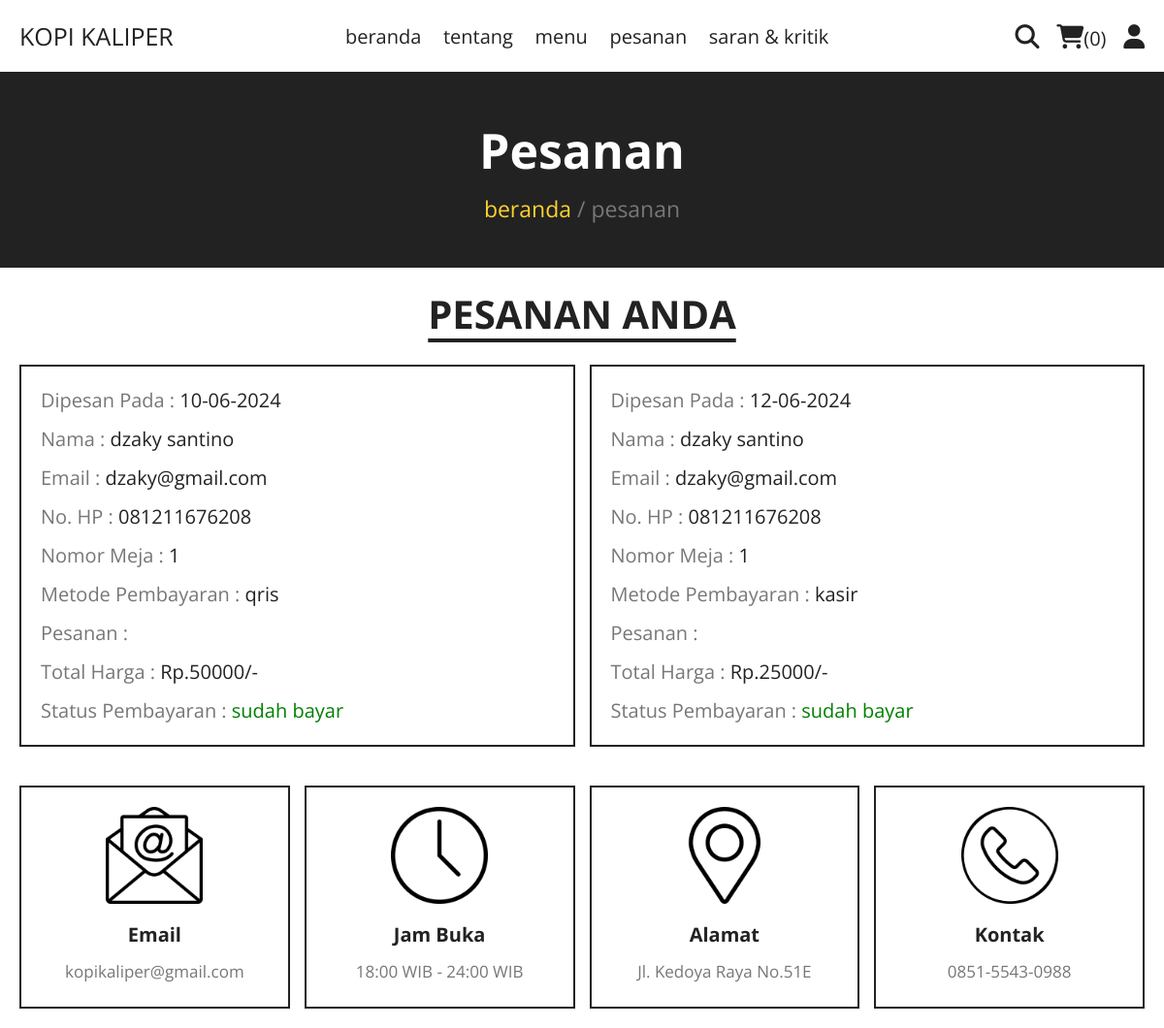
The page /pesanan.php (signed in) on the database its author committed.
### tables this page shows
CREATE TABLE `pesanan` (
  `id` int(100) NOT NULL,
  `user_id` int(100) NOT NULL,
  `nama` varchar(20) NOT NULL,
  `no_hp` varchar(13) NOT NULL,
  `email` varchar(50) NOT NULL,
  `metode` varchar(50) NOT NULL,
  `no_meja` varchar(10) NOT NULL,
  `total_produk` varchar(1000) NOT NULL,
  `total_harga` int(100) NOT NULL,
  `waktu_pesan` date NOT NULL DEFAULT current_timestamp(),
  `status_pembayaran` varchar(20) NOT NULL DEFAULT 'belum bayar',
  `bukti_bayar` varchar(255) DEFAULT NULL
);

### pesanan.php (the view, shortened to what this page needs)
<?php
include 'components/connect.php';
if(isset($_SESSION['user_id'])){
   $user_id = $_SESSION['user_id'];
}else{
   $user_id = '';
   header('location:beranda.php');
}
?>
<!DOCTYPE html>
<html lang="en">
<head>
   <link rel="stylesheet" href="https://cdnjs.cloudflare.com/ajax/libs/font-awesome/6.1.1/css/all.min.css">
   <link rel="stylesheet" href="css/style.css">
</head>
<body>
<?php include 'components/user_header.php'; ?>
<div class="heading">
   <h3>pesanan</h3>
   <p><a href="beranda.php">beranda</a> <span> / pesanan</span></p>
</div>
<section class="orders">
   <h1 class="title">pesanan anda</h1>
   <div class="box-container">
   <?php
      if($user_id == ''){
         echo '<p class="empty">silakan login untuk melihat pesanan Anda</p>';
      }else{
         $select_orders = $conn->prepare("SELECT * FROM `pesanan` WHERE user_id = ?");
         $select_orders->execute([$user_id]);
         if($select_orders->rowCount() > 0){
            while($fetch_orders = $select_orders->fetch(PDO::FETCH_ASSOC)){
   ?>
   <div class="box">
      <p>Dipesan Pada : <span><?= date('d-m-Y', strtotime($fetch_orders['waktu_pesan'])); ?></span></p>
      <p>Nama : <span><?= $fetch_orders['nama']; ?></span></p>
      <p>Email : <span><?= $fetch_orders['email']; ?></span></p>
      <p>No. HP : <span><?= $fetch_orders['no_hp']; ?></span></p>
      <p>Nomor Meja : <span><?= $fetch_orders['no_meja']; ?></span></p>
      <p>Metode Pembayaran : <span><?= $fetch_orders['metode']; ?></span></p>
      <p>Pesanan : </p>
      <p>Total Harga : <span>Rp.<?= $fetch_orders['total_harga']; ?>/-</span></p>
      <p>Status Pembayaran : <span style="color:<?php if($fetch_orders['status_pembayaran'] == 'belum bayar'){ echo 'red'; }else{ echo 'green'; }; ?>"><?= $fetch_orders['status_pembayaran']; ?></span></p>
   </div>
   <?php
            }
         }else{
            echo '<p class="empty">Belum Ada Pesanan!</p>';
         }
      }
   ?>
   </div>
</section>
<?php include 'components/footer.php'; ?>
</body>
</html>

### css/style.css (style rules this page uses)
:root { --yellow:#fed330; --red:#e74c3c; --white:#fff; --black:#222; --light-color:#777; --border:.2rem solid var(--black); }
* { font-family: "Open Sans", sans-serif; margin:0; padding:0; box-sizing: border-box; outline: none; border: none; text-decoration: none; }
html { font-size: 62.5%; overflow-x: hidden; scroll-behavior: smooth; stop-opacity: 7rem; }
section { margin:0 auto; max-width: 1200px; padding:2rem; }
.title { text-align: center; margin-bottom: 2.5rem; font-size: 4rem; color:var(--black); text-transform: uppercase; text-decoration: underline; text-underline-offset: 1rem; }
.heading { display: flex; align-items: center; justify-content: center; gap:1rem; flex-flow: column; background-color: var(--black); min-height: 20rem; }
.heading h3 { font-size: 5rem; color:var(--white); text-transform: capitalize; }
.heading p { font-size: 2.3rem; color:var(--light-color); }
.heading p a { color:var(--yellow); }
.orders .box-container { display: flex; flex-wrap: wrap; gap:1.5rem; align-items: flex-start; }
.orders .box-container .box { padding:1rem 2rem; border:var(--border); flex:1 1 40rem; }
.orders .box-container .box p { line-height: 1.5; margin:1rem 0; font-size: 2rem; color:var(--light-color); }
.orders .box-container .box p span { color:var(--black); }

### rows shown on the page
pesanan: waktu_pesan "10-06-2024", nama "dzaky santino", email "dzaky@gmail.com", no_hp "081211676208", no_meja "1", metode "qris", total_harga "50000", status_pembayaran "sudah bayar"
pesanan: waktu_pesan "12-06-2024", nama "dzaky santino", email "dzaky@gmail.com", no_hp "081211676208", no_meja "1", metode "kasir", total_harga "25000", status_pembayaran "sudah bayar"

### other values the page prints
$total_cart_items "0"
